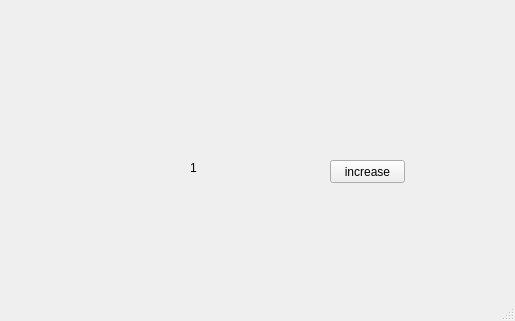
<?xml version="1.0" encoding="UTF-8"?>
<ui version="4.0">
 <class>MainWindow</class>
 <widget class="QMainWindow" name="MainWindow">
  <property name="geometry">
   <rect>
    <x>0</x>
    <y>0</y>
    <width>515</width>
    <height>321</height>
   </rect>
  </property>
  <property name="windowTitle">
   <string>MainWindow</string>
  </property>
  <widget class="QWidget" name="centralwidget">
   <widget class="QPushButton" name="pb">
    <property name="geometry">
     <rect>
      <x>330</x>
      <y>160</y>
      <width>75</width>
      <height>23</height>
     </rect>
    </property>
    <property name="text">
     <string>increase</string>
    </property>
   </widget>
   <widget class="QLabel" name="lbl">
    <property name="geometry">
     <rect>
      <x>190</x>
      <y>160</y>
      <width>101</width>
      <height>16</height>
     </rect>
    </property>
    <property name="text">
     <string>1</string>
    </property>
   </widget>
  </widget>
  <widget class="QMenuBar" name="menubar">
   <property name="geometry">
    <rect>
     <x>0</x>
     <y>0</y>
     <width>515</width>
     <height>21</height>
    </rect>
   </property>
  </widget>
  <widget class="QStatusBar" name="statusbar"/>
 </widget>
 <resources/>
 <connections/>
</ui>
